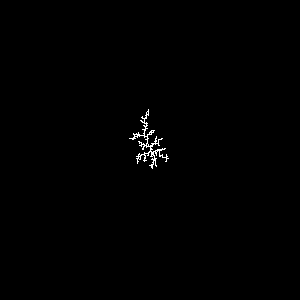

Reproduce this figure in Python.
import random
from PIL import Image

# settings
size = 300
particles = 5000
max_steps = 5000
img = Image.new("RGB", (size, size), "black")
pixels = img.load()

center = (size // 2, size // 2)
cluster = {center}
pixels[center] = (255, 255, 255)
dirs = [(-1,0),(1,0),(0,-1),(0,1)]

for _ in range(particles):
    # start somewhere near the border
    angle = random.random() * 2 * 3.14159
    r = size // 2 - 2
    x = int(center[0] + r * random.choice([-1, 1]) * random.random())
    y = int(center[1] + r * random.choice([-1, 1]) * random.random())

    for _ in range(max_steps):
        dx, dy = random.choice(dirs)
        x = (x + dx) % size
        y = (y + dy) % size

        if any((x+dx, y+dy) in cluster for dx, dy in dirs):
            cluster.add((x, y))
            pixels[x, y] = (255, 255, 255)
            break

img.save("brownian_tree.png")
print("Saved brownian_tree.png")
